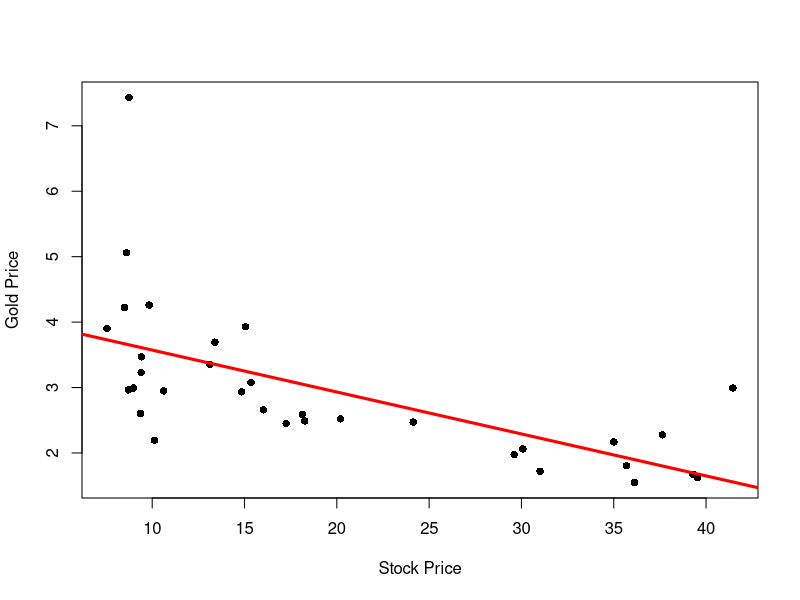

The R script that drew this image:
# Remember to save data on Desktop

# Change working directory to Desktop
# In MacOS type
# setwd("~/Desktop")

# In Windows type
# setwd("C:/Users/YourUsername/Desktop")

# Read the data
prices <- read.table(file = "gold_stock.txt",
                     header = TRUE
                     )

# Store data into vectors
stock.price <- prices$stock_price
gold.price <- prices$gold_price

# Fit simple linear regression model
fit.model <- lm(gold.price ~ stock.price)

# Print result to screen
print(summary(fit.model))

# Plot the data
plot(stock.price, gold.price, 
     xlab = "Stock Price", 
     ylab= "Gold Price",
     pch = 16)

# Plot the regression line in red
abline(fit.model, col = "red", lwd = 3)
